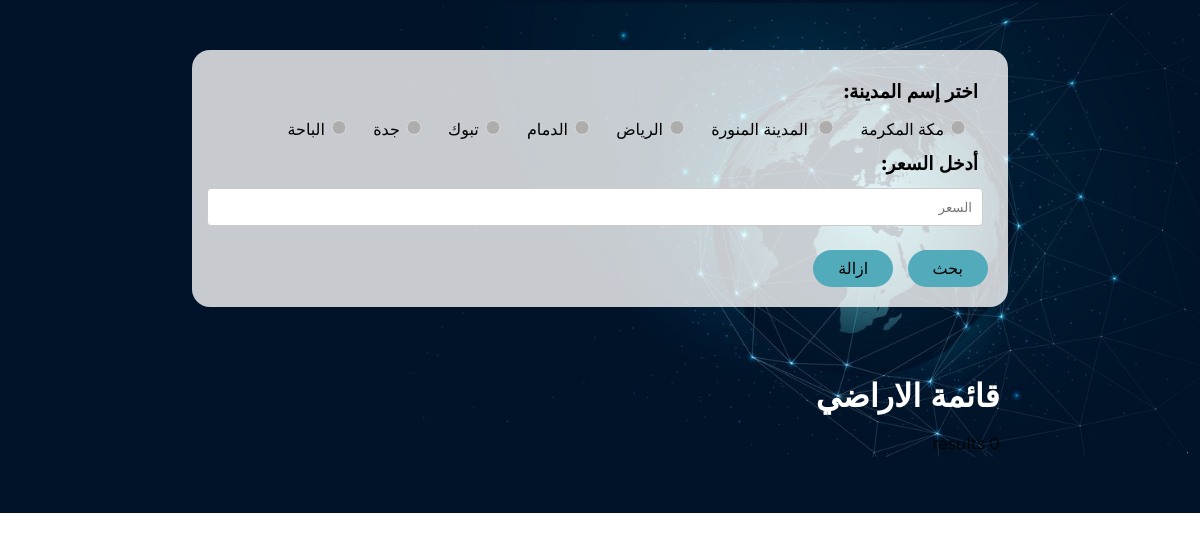
The page /LandSA/landBrowsePage.php on the database as committed earlier.
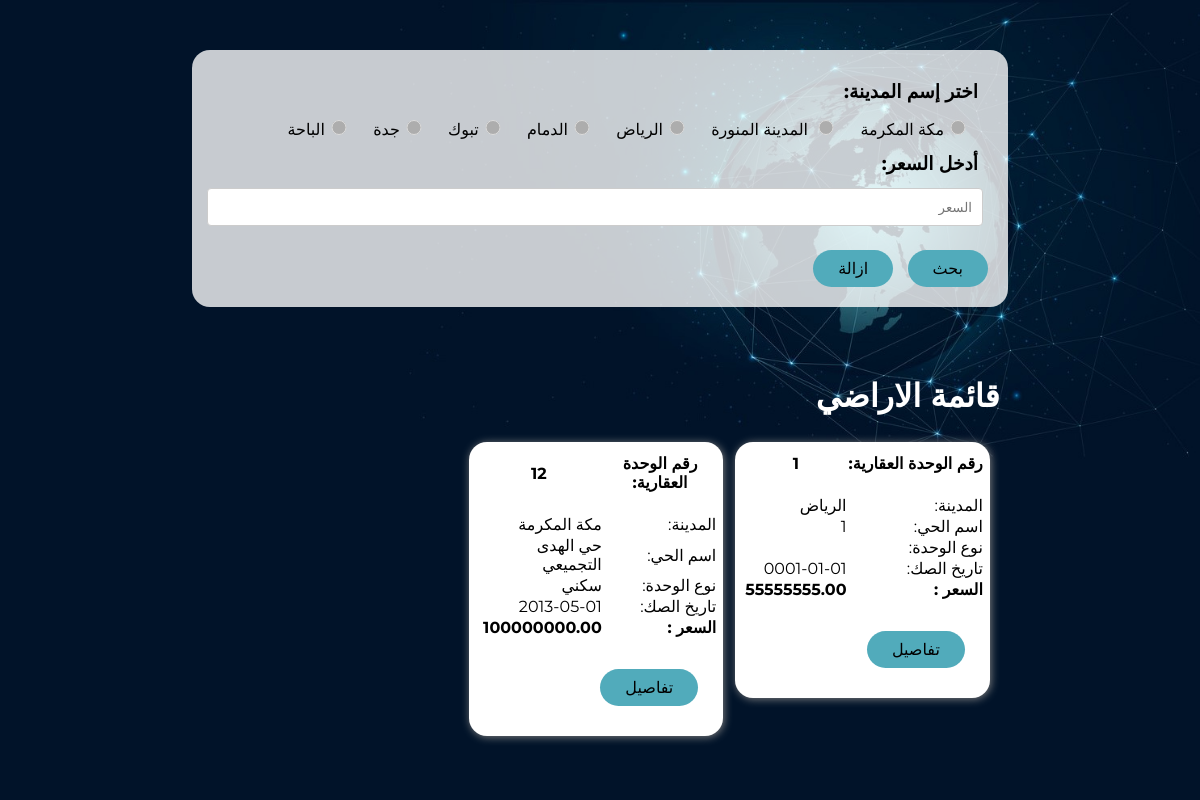
The same page on the database as committed later.
### tables this page shows
CREATE TABLE `landrecord` (
  `REUN` varchar(64) NOT NULL,
  `landState` bit(1) NOT NULL DEFAULT b'0',
  `firstName` varchar(64) DEFAULT NULL,
  `middleName` varchar(64) DEFAULT NULL,
  `lastName` varchar(64) DEFAULT NULL,
  `share` varchar(64) DEFAULT NULL,
  `IDNumber` varchar(64) NOT NULL,
  `pieceNumber` varchar(64) DEFAULT NULL,
  `blockNumber` varchar(64) DEFAULT NULL,
  `planNumber` varchar(64) DEFAULT NULL,
  `neighborhoodName` varchar(64) DEFAULT NULL,
  `city` varchar(64) DEFAULT NULL,
  `unitType` varchar(64) DEFAULT NULL,
  `deedNumber` varchar(64) DEFAULT NULL,
  `deedDate` date DEFAULT NULL,
  `courtIssued` varchar(64) DEFAULT NULL,
  `requestID` varchar(64) NOT NULL
);

CREATE TABLE `landsonsale` (
  `REUN` varchar(64) NOT NULL,
  `price` decimal(20,2) NOT NULL
);

### LandSA/landBrowsePage.php (the view, shortened to what this page needs)
<?php
	include "components/connection.php";
	if(!empty($_GET['city']) && empty($_GET['price'])){
		$city = $_GET['city'];
		$sql_lands = "SELECT * FROM searchEngine WHERE  city = '$city'";
		$result = $con->query($sql_lands);
	}elseif(empty($_GET['city']) && !empty($_GET['price'])){
		$price = $_GET['price'];
		$sql_lands = "SELECT * FROM searchEngine WHERE price = '$price'";
		$result = $con->query($sql_lands);
	}elseif(!empty($_GET['city']) && !empty($_GET['price'])){
		$city = $_GET['city'];
		$price = $_GET['price'];
		$sql_lands = "SELECT * FROM searchEngine WHERE price = '$price' AND city='$city'";
		$result = $con->query($sql_lands);
	}elseif(empty($_GET['city']) && empty($_GET['price'])){
		$sql_lands = "SELECT landsonsale.REUN,deedDate,unitType,city,neighborhoodName,landState, price FROM landrecord,landsonsale WHERE landrecord.REUN=landsonsale.REUN";
		$result = $con->query($sql_lands);
	}else{
		$sql_lands = "SELECT landsonsale.REUN,deedDate,unitType,city,neighborhoodName,landState, price FROM landrecord,landsonsale WHERE landrecord.REUN=landsonsale.REUN";
		$result = $con->query($sql_lands);
	}
?>
<!DOCTYPE html>
<html lang="ar" style='direction: rtl'>
<head>
	<link rel="stylesheet" href="style.css">
</head>
<body>
	<main>
		<div class="content">
			<div class="topnav">
				<div class="slidecontainer">
					<form name="form1" method="get">
						<h3> <strong>اختر إسم المدينة:  </strong></h3>
						<input type="radio" class="radio" name="city" value="مكة المكرمة" >مكة المكرمة
						<input type="radio" class="radio" name="city" value="المدينة المنورة" > المدينة المنورة
						<input type="radio" class="radio" name="city" value="الرياض" >الرياض
						<input type="radio" class="radio" name="city" value="الدمام" >الدمام
						<input type="radio" class="radio" name="city" value="تبوك" >تبوك
						<input type="radio" class="radio" name="city" value="جدة" >جدة
						<input type="radio" class="radio" name="city" value="الباحة" >الباحة
						<h3> <strong>أدخل السعر:  </strong></h3>
						<div class="form"><input class="form" type="text"  placeholder="السعر" name="price"></input></div>
						<br>
						<button type="submit" name="submit">بحث</button>
						<button type="submit" name="reset">ازالة</button>
					</form>
				</div>
				<br>
				<div class="content" >
					<h1>قائمة الاراضي</h1><br>
					<div class="landList" >
						<?php
							if ($result->num_rows > 0) {
								while($row = $result->fetch_assoc()) {
									echo "<div class='land_container'>";
									echo "<div class='land'>";
									echo"<div class='block'>";
										echo "<table id='UserData'>";
											echo "<tr>
												<th>رقم الوحدة العقارية: </th>
												<th>$row[REUN]</th>
												</tr>";
											echo "<tr>
												<td>&emsp;</td>
												<td>&emsp;</td>
												</tr>";
											echo "<tr>
												<td>المدينة: </td>
												<td> $row[city]</td>
												</tr>";
											echo "<tr>
												<td>اسم الحي:</td>
												<td> $row[neighborhoodName]</td>
												</tr>";
											echo "<tr>
												<td>نوع الوحدة:</td>
												<td> $row[unitType]</td>
												</tr>";
											echo "<tr>
												<td>تاريخ الصك:</td>
												<td> $row[deedDate]</td>
												</tr>";
											echo "<tr>
												<td><b>السعر :</b></td>
												<td><b>$row[price]</b></td>
												</tr>";
											echo"</table>";
										echo"</div>";
										echo"<div>";
											echo"
											<form method='GET' action='landView.php'>
												<input type='hidden' id='REUN' name='REUN' value='$row[REUN]' />
												<button class='giftB' type='submit' >تفاصيل</button>
											</form>";
										echo"</div>";
										echo"</div>";
									echo"</div>";
								}
							} else {
								echo "0 results";
							}
						?>
					</div>
				</div>
			</div>
		</div>
	</main>
</body>
</html>

### LandSA/style.css (style rules this page uses)
input[type=text] { width: 100%; padding: 12px 20px; margin: 8px 0; box-sizing: border-box; }
* { margin: 0; padding: 0; box-sizing: border-box; font-family: "Montserrat", sans-serif; }
li, a, button { font-weight: 500; font-size: 16px; color: #000000; text-decoration: none; }
button { margin-left: 10px; padding: 9px 25px; background-color: #51abbb; border: none; border-radius: 23px; cursor: pointer; transition: all 0.3s ease 0s; }
main { display: flex; justify-content: center; flex: 1 0 100%; flex-direction: row; background-color: #011329; background-image: url(images/network.jpg); background-repeat: no-repeat; background-position: right top; background-size: 800px; }
.content { display: flex; flex-direction: column; margin: 0; padding: 30px 1%; justify-content: center; flex: 0 0 70%; }
h1 { color: white; }
form .form { width: 100%; margin: 2px; }
.form input { width: 100%; padding: 10px; border: 1px solid #ccc; border-radius: 4px; margin: 3px; }
.content form { border-radius: 18px; padding: 20px; background: #ffffffc7; }

### LandSA/landBrowsePage.php (style rules this page uses)
input[type="radio"] { filter: invert(60%) hue-rotate(150deg) brightness(1.7); }
.land_container { padding: 0 6px; float: right; width: 33.3333%; }
.land { background-color: #203864; padding: 10px 24px; cursor: pointer; margin: 8px 4px; display: flex; justify-content: space-between; background-color: #fff; border-radius: 18px; box-shadow: 1px 1px 8px 0 grey; height: auto; width: 100%; flex-wrap: wrap; }
.land button { display: inline-flex; flex: left; text-align: left; margin-top: 10px; }
.block { display: flex; flex-direction: column; align-items: stretch; }
.land { padding: 10px 5px; }
.slidecontainer { width: 100%; margin-bottom: 20px; margin-top: 20px; }
input.radio { color: black; width: 30px; height: 15px; left: -8px; margin: 7px; position: relative; display: inline-block; visibility: visible; }
h3 { margin:10px; color: black; }

Rows that differ between the two databases and show on the page:
now on this page (row edited): landrecord: landsonsale.REUN "1", city "الرياض", neighborhoodName "1", deedDate "0001-01-01", landsonsale.price "55555555.00"
now on this page (row unchanged): landrecord: landsonsale.REUN "12", city "مكة المكرمة", neighborhoodName "حي الهدى التجميعي", unitType "سكني", deedDate "2013-05-01", landsonsale.price "100000000.00"
Other text that changed with them:
text no longer shown: "0 results"
